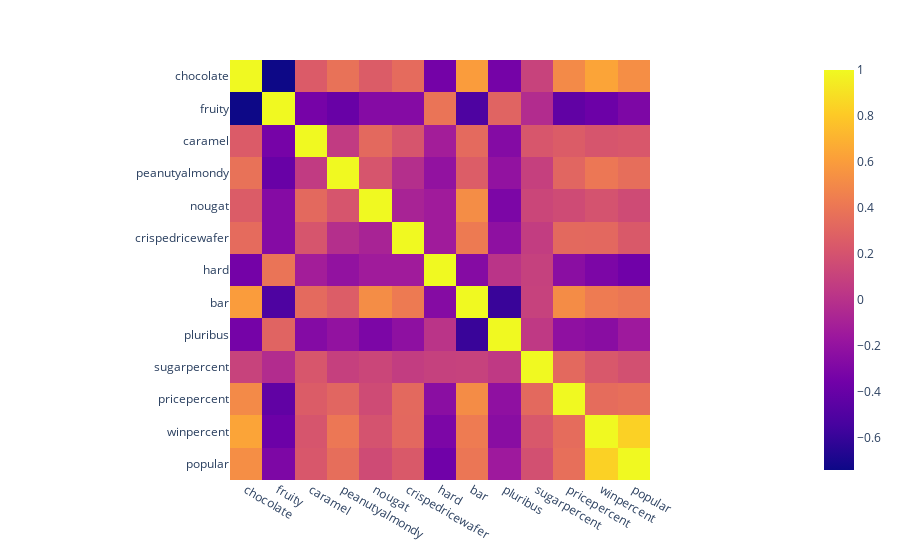

Notebook cell for this chart:
### Markdown cell above
And create and show the heatmap figure in one line.

### Code cell
px.imshow(dataframe.corr(),x= (dataframe.columns),y= (dataframe.columns))

#<xml xmlns="https://developers.google.com/blockly/xml"><variables><variable id="+yh,Zg{hON]zy6D~.rH#">px</variable><variable id="-(zD`=)|+6ZJe1eZ)t2_">dataframe</variable></variables><block type="varDoMethod" id="7PkTI5@+A6#C}J7CTmyF" x="85" y="71"><mutation items="3"></mutation><field name="VAR" id="+yh,Zg{hON]zy6D~.rH#">px</field><field name="MEMBER">imshow</field><data>px:imshow</data><value name="ADD0"><block type="varDoMethod" id="?iaY9MJ88^K?_+|.(F,c"><mutation items="1"></mutation><field name="VAR" id="-(zD`=)|+6ZJe1eZ)t2_">dataframe</field><field name="MEMBER">corr</field><data>dataframe:corr</data></block></value><value name="ADD1"><block type="valueOutputCodeBlock" id="WnnnMxlneM;E!_f#Ii$^"><field name="CODE">x=</field><value name="INPUT"><block type="varGetProperty" id="(l1WsMK=Bs_tLeZfLo8Y"><field name="VAR" id="-(zD`=)|+6ZJe1eZ)t2_">dataframe</field><field name="MEMBER">columns</field><data>dataframe:columns</data></block></value></block></value><value name="ADD2"><block type="valueOutputCodeBlock" id=".dnkwWtKdzeJ:Hy*Rc/N"><field name="CODE">y=</field><value name="INPUT"><block type="varGetProperty" id="91us[f5X^$;!RDP:W7Vq"><field name="VAR" id="-(zD`=)|+6ZJe1eZ)t2_">dataframe</field><field name="MEMBER">columns</field><data>dataframe:columns</data></block></value></block></value></block></xml>

### Figure 1 — Plotly figure (JSON) as saved in the notebook; plotly's stock layout.template omitted (floating-point values rounded to 4 significant figures; data arrays with more than 128 entries replaced by an {"elided": "..."} marker saying what was removed)
{"data": [{"coloraxis": "coloraxis", "hovertemplate": "x: %{x}<br>y: %{y}<br>color: %{z}<extra></extra>", "name": "0", "type": "heatmap", "x": ["chocolate", "fruity", "caramel", "peanutyalmondy", "nougat", "crispedricewafer", "hard", "bar", "pluribus", "sugarpercent", "pricepercent", "winpercent", "popular"], "xaxis": "x", "y": ["chocolate", "fruity", "caramel", "peanutyalmondy", "nougat", "crispedricewafer", "hard", "bar", "pluribus", "sugarpercent", "pricepercent", "winpercent", "popular"], "yaxis": "y", "z": {"elided": "13x13 float values"}}], "layout": {"coloraxis": {"colorscale": [[0, "#0d0887"], [0.1111, "#46039f"], [0.2222, "#7201a8"], [0.3333, "#9c179e"], [0.4444, "#bd3786"], [0.5556, "#d8576b"], [0.6667, "#ed7953"], [0.7778, "#fb9f3a"], [0.8889, "#fdca26"], [1, "#f0f921"]]}, "margin": {"t": 60}, "xaxis": {"anchor": "y", "constrain": "domain", "domain": [0, 1], "scaleanchor": "y"}, "yaxis": {"anchor": "x", "autorange": "reversed", "constrain": "domain", "domain": [0, 1]}}}
